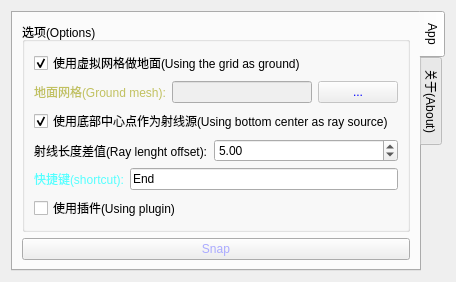
<?xml version="1.0" encoding="UTF-8"?>
<ui version="4.0">
 <class>sttgForm</class>
 <widget class="QWidget" name="sttgForm">
  <property name="geometry">
   <rect>
    <x>0</x>
    <y>0</y>
    <width>456</width>
    <height>262</height>
   </rect>
  </property>
  <property name="windowTitle">
   <string>Snap To The Ground</string>
  </property>
  <layout class="QVBoxLayout" name="verticalLayout">
   <item>
    <widget class="QTabWidget" name="tabWidget">
     <property name="tabPosition">
      <enum>QTabWidget::East</enum>
     </property>
     <property name="currentIndex">
      <number>0</number>
     </property>
     <widget class="QWidget" name="appTab">
      <attribute name="title">
       <string>App</string>
      </attribute>
      <layout class="QVBoxLayout" name="verticalLayout_3">
       <item>
        <widget class="QGroupBox" name="groupBox">
         <property name="title">
          <string>选项(Options)</string>
         </property>
         <layout class="QVBoxLayout" name="verticalLayout_2">
          <item>
           <widget class="QCheckBox" name="useGridCB">
            <property name="text">
             <string>使用虚拟网格做地面(Using the grid as ground)</string>
            </property>
            <property name="checked">
             <bool>true</bool>
            </property>
           </widget>
          </item>
          <item>
           <layout class="QHBoxLayout" name="horizontalLayout" stretch="0,1,0">
            <item>
             <widget class="QLabel" name="label">
              <property name="styleSheet">
               <string notr="true">color: rgb(193, 193, 96);</string>
              </property>
              <property name="text">
               <string>地面网格(Ground mesh):</string>
              </property>
             </widget>
            </item>
            <item>
             <widget class="QLineEdit" name="gmLineEdit">
              <property name="enabled">
               <bool>false</bool>
              </property>
             </widget>
            </item>
            <item>
             <widget class="QPushButton" name="gmBtn">
              <property name="enabled">
               <bool>false</bool>
              </property>
              <property name="styleSheet">
               <string notr="true">color: rgb(0, 0, 255);</string>
              </property>
              <property name="text">
               <string>...</string>
              </property>
             </widget>
            </item>
           </layout>
          </item>
          <item>
           <widget class="QCheckBox" name="useCenterCB">
            <property name="text">
             <string>使用底部中心点作为射线源(Using bottom center as ray source)</string>
            </property>
            <property name="checked">
             <bool>true</bool>
            </property>
           </widget>
          </item>
          <item>
           <layout class="QHBoxLayout" name="horizontalLayout_2" stretch="0,1">
            <item>
             <widget class="QLabel" name="label_2">
              <property name="text">
               <string>射线长度差值(Ray lenght offset):</string>
              </property>
             </widget>
            </item>
            <item>
             <widget class="QDoubleSpinBox" name="rloDSB">
              <property name="maximum">
               <double>9999.989999999999782</double>
              </property>
              <property name="value">
               <double>5.000000000000000</double>
              </property>
             </widget>
            </item>
           </layout>
          </item>
          <item>
           <layout class="QHBoxLayout" name="horizontalLayout_3" stretch="0,1">
            <item>
             <widget class="QLabel" name="label_3">
              <property name="styleSheet">
               <string notr="true">color: rgb(85, 255, 255);</string>
              </property>
              <property name="text">
               <string>快捷键(shortcut):</string>
              </property>
             </widget>
            </item>
            <item>
             <widget class="QKeySequenceEdit" name="keySE">
              <property name="keySequence">
               <string>End</string>
              </property>
             </widget>
            </item>
           </layout>
          </item>
          <item>
           <widget class="QCheckBox" name="pluginCB">
            <property name="text">
             <string>使用插件(Using plugin)</string>
            </property>
           </widget>
          </item>
         </layout>
        </widget>
       </item>
       <item>
        <widget class="QPushButton" name="goBtn">
         <property name="styleSheet">
          <string notr="true">color: rgb(170, 170, 255);
border-color: rgb(0, 0, 255);</string>
         </property>
         <property name="text">
          <string>Snap</string>
         </property>
        </widget>
       </item>
      </layout>
     </widget>
     <widget class="QWidget" name="tab_2">
      <attribute name="title">
       <string>关于(About)</string>
      </attribute>
      <layout class="QVBoxLayout" name="verticalLayout_4">
       <item>
        <layout class="QFormLayout" name="formLayout">
         <property name="fieldGrowthPolicy">
          <enum>QFormLayout::ExpandingFieldsGrow</enum>
         </property>
         <property name="labelAlignment">
          <set>Qt::AlignCenter</set>
         </property>
         <property name="formAlignment">
          <set>Qt::AlignCenter</set>
         </property>
         <item row="0" column="0">
          <widget class="QLabel" name="label_4">
           <property name="text">
            <string>版本：</string>
           </property>
          </widget>
         </item>
         <item row="0" column="1">
          <widget class="QLabel" name="label_5">
           <property name="text">
            <string>0.01</string>
           </property>
          </widget>
         </item>
         <item row="1" column="0">
          <widget class="QLabel" name="label_6">
           <property name="text">
            <string>github:</string>
           </property>
          </widget>
         </item>
         <item row="1" column="1">
          <widget class="QLabel" name="label_7">
           <property name="text">
            <string>&lt;a href=&quot;https://github.com/mackst/SnapToTheGround&quot;&gt;https://github.com/mackst/SnapToTheGround&lt;/a&gt;</string>
           </property>
           <property name="textFormat">
            <enum>Qt::AutoText</enum>
           </property>
          </widget>
         </item>
         <item row="2" column="0">
          <widget class="QLabel" name="label_8">
           <property name="text">
            <string>作者：</string>
           </property>
          </widget>
         </item>
         <item row="2" column="1">
          <widget class="QLabel" name="label_9">
           <property name="text">
            <string>石池</string>
           </property>
          </widget>
         </item>
        </layout>
       </item>
      </layout>
     </widget>
    </widget>
   </item>
  </layout>
 </widget>
 <resources/>
 <connections>
  <connection>
   <sender>useGridCB</sender>
   <signal>toggled(bool)</signal>
   <receiver>gmLineEdit</receiver>
   <slot>setDisabled(bool)</slot>
   <hints>
    <hint type="sourcelabel">
     <x>198</x>
     <y>37</y>
    </hint>
    <hint type="destinationlabel">
     <x>211</x>
     <y>63</y>
    </hint>
   </hints>
  </connection>
  <connection>
   <sender>useGridCB</sender>
   <signal>toggled(bool)</signal>
   <receiver>gmBtn</receiver>
   <slot>setDisabled(bool)</slot>
   <hints>
    <hint type="sourcelabel">
     <x>324</x>
     <y>39</y>
    </hint>
    <hint type="destinationlabel">
     <x>352</x>
     <y>65</y>
    </hint>
   </hints>
  </connection>
 </connections>
</ui>
